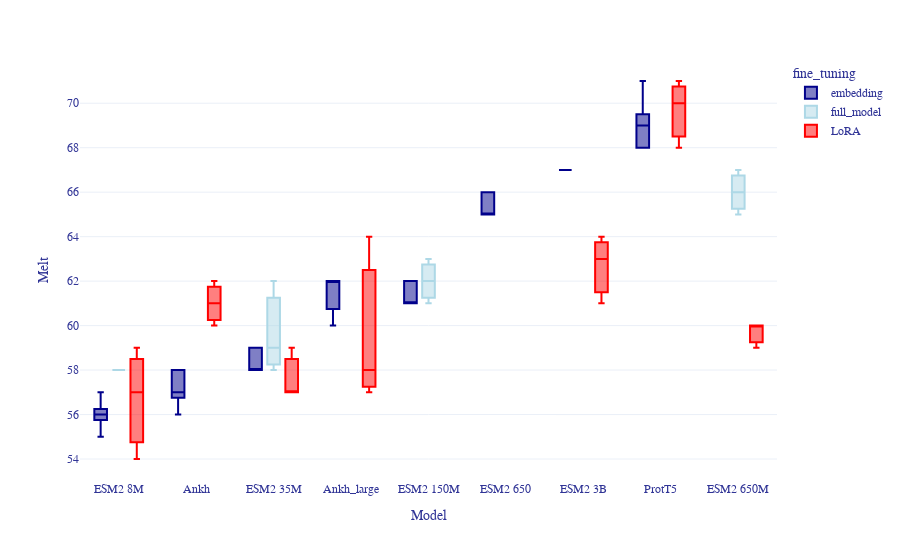

Write notebook code for a chart like this one.
### Code cell
plot_performance_per_feature(merged_df, 'Melt')

### Figure 1 — Plotly figure (JSON) as saved in the notebook; plotly's stock layout.template omitted (floating-point values rounded to 4 significant figures)
{"data": [{"alignmentgroup": "True", "hovertemplate": "fine_tuning=embedding<br>Model=%{x}<br>Melt=%{y}<extra></extra>", "legendgroup": "embedding", "marker": {"color": "darkblue"}, "name": "embedding", "notched": false, "offsetgroup": "embedding", "orientation": "v", "showlegend": true, "type": "box", "x": ["ESM2 8M", "ESM2 8M", "ESM2 8M", "ESM2 8M", "ESM2 8M", "ESM2 35M", "ESM2 35M", "ESM2 35M", "ESM2 35M", "ESM2 35M", "ESM2 150M", "ESM2 150M", "ESM2 150M", "ESM2 150M", "ESM2 150M", "ESM2 650", "ESM2 650", "ESM2 650", "ESM2 650", "ESM2 650", "ESM2 3B", "ESM2 3B", "ESM2 3B", "ESM2 3B", "ESM2 3B", "ProtT5", "ProtT5", "ProtT5", "ProtT5", "ProtT5", "Ankh", "Ankh", "Ankh", "Ankh", "Ankh", "Ankh_large", "Ankh_large", "Ankh_large", "Ankh_large", "Ankh_large"], "x0": " ", "xaxis": "x", "y": [56, 57, 56, 55, 56, 58, 58, 59, 59, 58, 61, 61, 62, 61, 62, 65, 65, 66, 66, 65, 67, 67, 67, 67, 67, 68, 69, 71, 68, 69, 56, 58, 57, 58, 57, 60, 62, 62, 61, 62], "y0": " ", "yaxis": "y"}, {"alignmentgroup": "True", "hovertemplate": "fine_tuning=full_model<br>Model=%{x}<br>Melt=%{y}<extra></extra>", "legendgroup": "full_model", "marker": {"color": "lightblue"}, "name": "full_model", "notched": false, "offsetgroup": "full_model", "orientation": "v", "showlegend": true, "type": "box", "x": ["ESM2 8M", "ESM2 8M", "ESM2 8M", "ESM2 35M", "ESM2 35M", "ESM2 35M", "ESM2 150M", "ESM2 150M", "ESM2 150M", "ESM2 150M", "ESM2 650M", "ESM2 650M", "ESM2 650M"], "x0": " ", "xaxis": "x", "y": [58, 58, 58, 58, 59, 62, 63, 62, 61, null, 66, 67, 65], "y0": " ", "yaxis": "y"}, {"alignmentgroup": "True", "hovertemplate": "fine_tuning=LoRA<br>Model=%{x}<br>Melt=%{y}<extra></extra>", "legendgroup": "LoRA", "marker": {"color": "red"}, "name": "LoRA", "notched": false, "offsetgroup": "LoRA", "orientation": "v", "showlegend": true, "type": "box", "x": ["ESM2 8M", "ESM2 8M", "ESM2 8M", "ESM2 35M", "ESM2 35M", "ESM2 35M", "ESM2 650M", "ESM2 650M", "ESM2 650M", "ESM2 3B", "ESM2 3B", "ESM2 3B", "ProtT5", "ProtT5", "ProtT5", "Ankh", "Ankh", "Ankh", "Ankh_large", "Ankh_large", "Ankh_large"], "x0": " ", "xaxis": "x", "y": [54, 59, 57, 59, 57, 57, 60, 59, 60, 61, 64, 63, 71, 68, 70, 62, 61, 60, 57, 58, 64], "y0": " ", "yaxis": "y"}, {"alignmentgroup": "True", "hovertemplate": "fine_tuning=<br>Model=%{x}<br>Melt=%{y}<extra></extra>", "legendgroup": "", "marker": {"color": "darkblue"}, "name": "", "notched": false, "offsetgroup": "", "orientation": "v", "showlegend": false, "type": "box", "x": ["", "", "", "", ""], "x0": " ", "xaxis": "x", "y": [null, null, null, null, null], "y0": " ", "yaxis": "y"}], "layout": {"boxmode": "group", "font": {"color": "#303496", "family": "Arial"}, "legend": {"title": {"text": "fine_tuning"}, "tracegroupgap": 0}, "margin": {"t": 60}, "xaxis": {"anchor": "y", "categoryarray": ["ESM2 8M", "Ankh", "ESM2 35M", "Ankh_large", "ESM2 150M", "ESM2 650", "ESM2 3B", "ProtT5"], "categoryorder": "array", "domain": [0, 1], "title": {"text": "Model"}}, "yaxis": {"anchor": "x", "domain": [0, 1], "title": {"text": "Melt"}}}}
